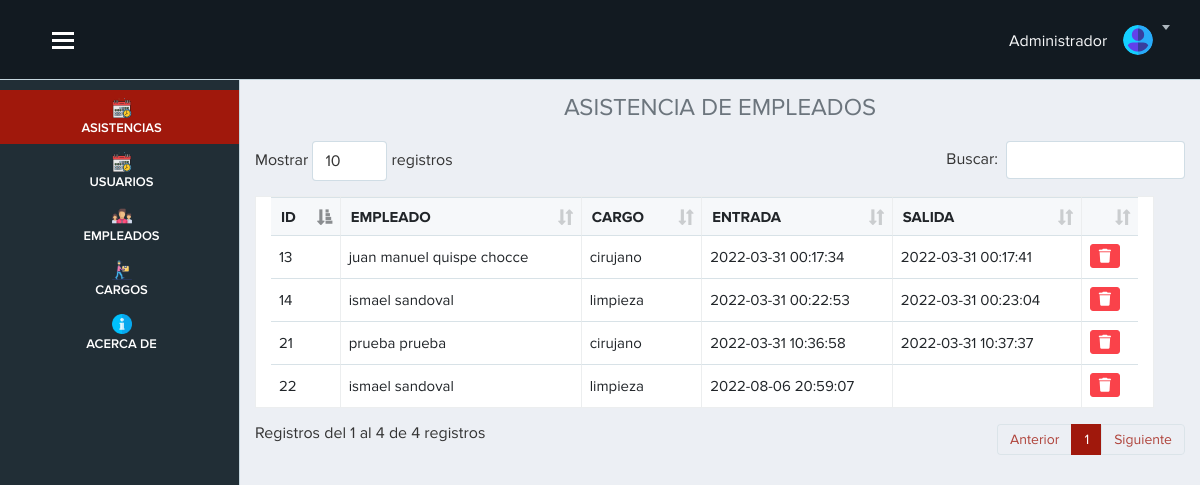
Screenshot of /vista/inicio.php (signed in) with the database file from the repository.
### tables this page shows
CREATE TABLE `asistencia` (
  `id_asistencia` int(11) NOT NULL AUTO_INCREMENT,
  `id_empleado` int(11) NOT NULL,
  `entrada` datetime DEFAULT NULL,
  `salida` datetime DEFAULT NULL,
  PRIMARY KEY (`id_asistencia`),
  KEY `fk2` (`id_empleado`),
  CONSTRAINT `fk2` FOREIGN KEY (`id_empleado`) REFERENCES `empleado` (`id_empleado`) ON DELETE CASCADE
);

CREATE TABLE `empleado` (
  `id_empleado` int(11) NOT NULL AUTO_INCREMENT,
  `nombre` varchar(100) DEFAULT NULL,
  `apellido` varchar(255) DEFAULT NULL,
  `dni` varchar(255) NOT NULL,
  `cargo` int(11) NOT NULL,
  PRIMARY KEY (`id_empleado`),
  KEY `fk1` (`cargo`),
  CONSTRAINT `fk1` FOREIGN KEY (`cargo`) REFERENCES `cargo` (`id_cargo`) ON DELETE CASCADE
);

CREATE TABLE `cargo` (
  `id_cargo` int(11) NOT NULL AUTO_INCREMENT,
  `nombre` varchar(100) DEFAULT NULL,
  PRIMARY KEY (`id_cargo`)
);

### vista/inicio.php (the view, shortened to what this page needs)
<?php require('./layout/topbar.php'); ?>
<?php require('./layout/sidebar.php'); ?>
<div class="page-content">
    <h4 class="text-center text-secondary">ASISTENCIA DE EMPLEADOS</h4>
    <?php
      include "../modelo/conexion.php";
      $sql=$conexion->query(" SELECT asistencia.id_asistencia,
      asistencia.id_empleado,
      asistencia.entrada,
      asistencia.salida,
      empleado.id_empleado,
      empleado.nombre as 'nom_empleado',
      empleado.apellido,
      empleado.dni,
      empleado.cargo,
      cargo.id_cargo,
      cargo.nombre as 'nom_cargo'
      FROM
      asistencia
      INNER JOIN empleado ON asistencia.id_empleado = empleado.id_empleado
      INNER JOIN cargo ON empleado.cargo = cargo.id_cargo");
    ?>
    <table class="table table-bordered table-hover col-sm-12" id="example">
      <thead>
        <tr>
          <th scope="col">ID</th>
          <th scope="col">EMPLEADO</th>
          <th scope="col">CARGO</th>
          <th scope="col">ENTRADA</th>
          <th scope="col">SALIDA</th>
          <th></th>
        </tr>
      </thead>
      <tbody>
        <?php
          while($datos=$sql->fetch_object()) { ?>
          <tr>
            <td><?= $datos->id_asistencia ?></td>
            <td><?= $datos->nom_empleado ." ". $datos->apellido?></td>
            <td><?= $datos->nom_cargo ?></td>
            <td><?= $datos->entrada ?></th>
            <td><?= $datos->salida ?></td>
            <td>
            <a href="inicio.php?id=<?= $datos->id_asistencia ?>" onclick="advertencia(event)" class="btn btn-danger btn-sm"><i class="fas fa-trash"></i></a>
            </td>
          </tr>
        <?php  }
        ?>
      </tbody>
    </table>
</div>
</div>
<?php require('./layout/footer.php'); ?>

### vista/layout/topbar.php (style rules this page uses)
.page-content { margin-top: 70px; }

### rows the page displays
asistencia: id_asistencia "13", id_empleado.nombre "juan manuel", id_empleado.apellido "quispe chocce", cargo.nombre "cirujano", entrada "2022-03-31 00:17:34", salida "2022-03-31 00:17:41"
asistencia: id_asistencia "14", id_empleado.nombre "ismael", id_empleado.apellido "sandoval", cargo.nombre "limpieza", entrada "2022-03-31 00:22:53", salida "2022-03-31 00:23:04"
asistencia: id_asistencia "21", id_empleado.nombre "prueba", id_empleado.apellido "prueba", cargo.nombre "cirujano", entrada "2022-03-31 10:36:58", salida "2022-03-31 10:37:37"
asistencia: id_asistencia "22", id_empleado.nombre "ismael", id_empleado.apellido "sandoval", cargo.nombre "limpieza", entrada "2022-08-06 20:59:07"
